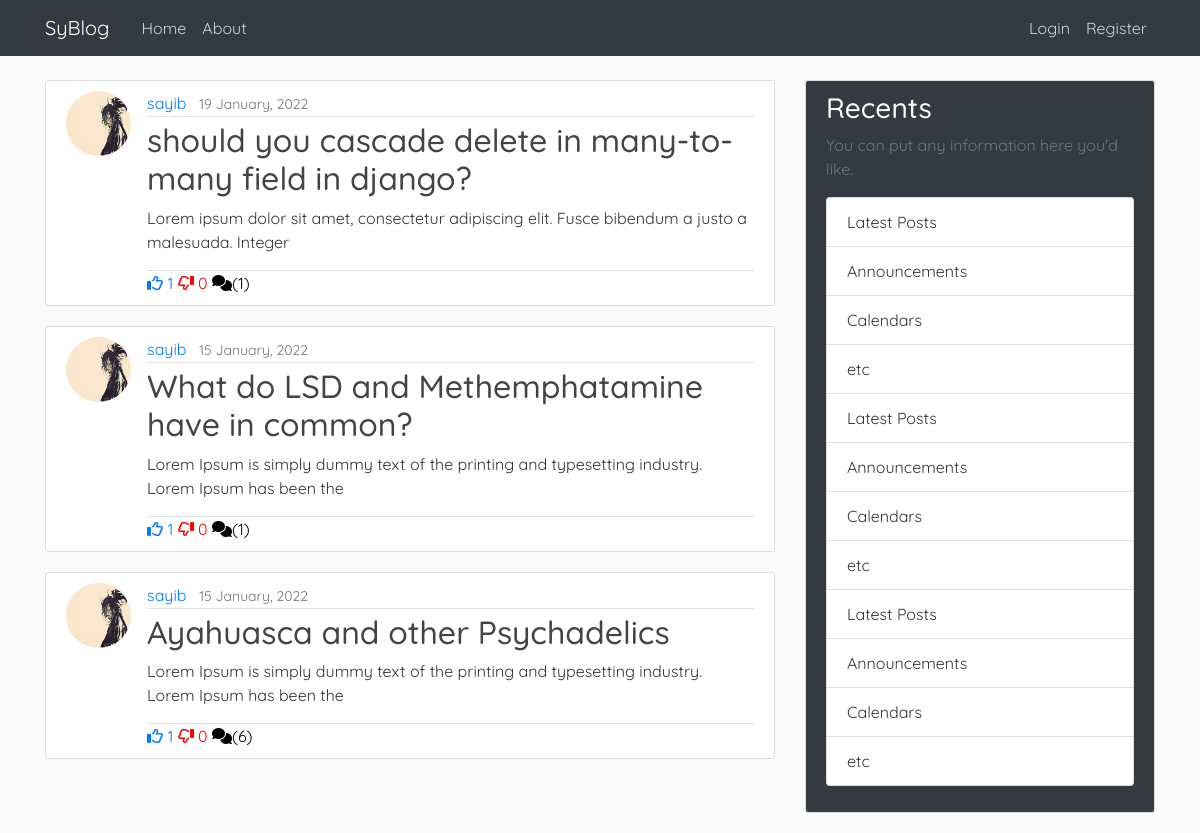
The page / on the database its author committed.
### blog/models.py (models this page shows, shortened)
class Post(models.Model):
    title = models.CharField(max_length=100)
    content = models.TextField()
    date_posted = models.DateTimeField(default=timezone.now)
    author = models.ForeignKey(User, on_delete=models.CASCADE)
    likes = models.ManyToManyField(User, related_name="blog_likes")
    dislikes = models.ManyToManyField(User, related_name="blog_dislikes")
    def snippet(self):
        return self.content[:100]
    def likes_count(self):
        return self.likes.count()
    def dislikes_count(self):
        return self.dislikes.count()

### users/models.py (models this page shows, shortened)
class Profile(models.Model):
    user = models.OneToOneField(User, on_delete=models.CASCADE)
    image = models.ImageField(default = "default.jpg", upload_to='profile_pics')

### blog/views.py (the view)
# urls.py: path('', PostListView.as_view(), name="blog-home"),
class PostListView(ListView):
    model = Post
    template_name = "blog/home.html"
    context_object_name = 'posts'
    ordering = ['-date_posted']

### friend/context_processors.py (called while the page is built)
def requests_to_base(requests):
    receivers = dict(Counter([req.receiver for req in FriendRequest.objects.all()]))
    return {'receivers': receivers}

### blog/templates/blog/home.html
{% extends 'blog/base.html' %}
{% block content %}
    {% for post in posts %}
        <article class="media content-section">
            <img class="rounded-circle article-img" src="{{post.author.profile.image.url}}" >
            <div class="media-body">
                <div class="article-metadata">
                    <a class="mr-2" href="{% url 'user_display' post.author.id %}">{{ post.author }}</a>
                    <small class="text-muted">{{ post.date_posted|date:"d F, Y" }}</small>
                </div>
                <h2><a class="article-title" href="{% url 'post-detail' post.id%}">{{ post.title }}</a></h2>
                <p class="article-content">{{ post.snippet }}</p>
                <div class="border-top">
                    <a class="like-btn"  style="text-decoration:none" disabled><i class="fa-regular fa-thumbs-up"></i> {{post.likes_count}}</a>
                    <a class="like-btn"  style="text-decoration:none; color:red" disabled><i class="fa-regular fa-thumbs-down fa-flip-horizontal"></i> {{post.dislikes_count}}</a>
                    <a style="text-decoration:none; color:black" disabled><i class="fas fa-comments"></i>({{post.comments.all.count}})</a>
                </div>
            </div>
        </article>
    {% endfor %}
{% endblock content %}

### blog/static/blog/main.css (style rules this page uses)
body { background: #fafafa; color: #333333; margin-top: 5rem; font-family: 'Quicksand'; }
a { text-decoration: none; }
h1, h2, h3, h4, h5, h6 { color:black; }
.content-section { background: #ffffff; padding: 10px 20px; border: 1px solid #dddddd; border-radius: 3px; margin-bottom: 20px; }
.article-title { color: #444444; }
.article-content { white-space: pre-line; }
.article-img { height: 65px; width: 65px; margin-right: 16px; }
.article-metadata { padding-bottom: 1px; margin-bottom: 4px; border-bottom: 1px solid #e3e3e3 }

### rows shown on the page
Post: author.profile.image (picture), author "sayib", date_posted "19 January, 2022", title "should you cascade delete in many-to-many field in django?", snippet "Lorem ipsum dolor sit amet, consectetur adipiscing elit. Fusce bibendum a justo a malesuada. Integer", likes_count "1", dislikes_count "0", comments.all.count "1"
Post: author.profile.image (picture), author "sayib", date_posted "15 January, 2022", title "What do LSD and Methemphatamine have in common?", snippet "Lorem Ipsum is simply dummy text of the printing and typesetting industry. Lorem Ipsum has been the", likes_count "1", dislikes_count "0", comments.all.count "1"
Post: author.profile.image (picture), author "sayib", date_posted "15 January, 2022", title "Ayahuasca and other Psychadelics", snippet "Lorem Ipsum is simply dummy text of the printing and typesetting industry. Lorem Ipsum has been the", likes_count "1", dislikes_count "0", comments.all.count "6"
